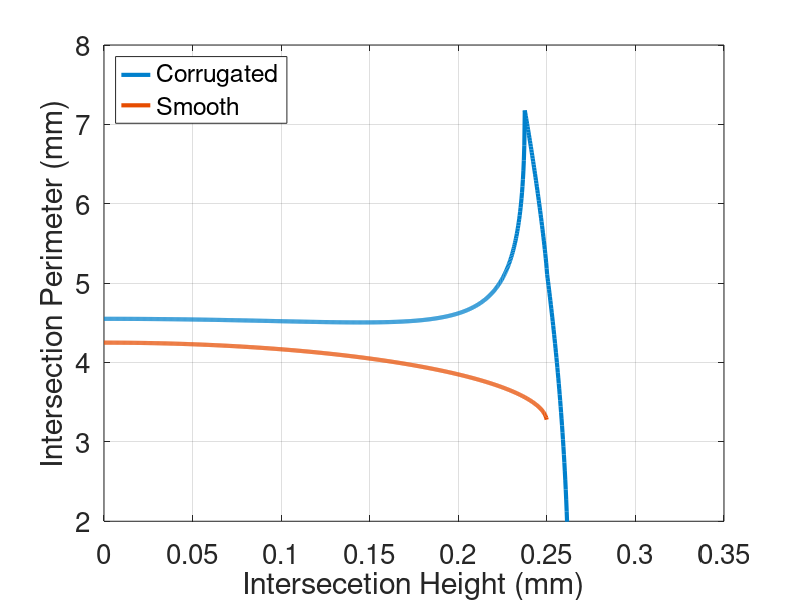

Write MATLAB code to recreate this figure.
close all
clear all
clc

% Parameters for the corrugated cylinder

R = 0.25;      % Offset radius [mm]
A = 0.05*R;      % Amplitude of the corrugation, assume 5% of R
lambda = 0.5*R % Wavelength of the sine wave [mm], assume 50% of R
k = 2*pi/lambda; % Wave number
numPeriods = 13; %13; % L_a/lambda Number of periods (L_a = 1.625mm)
z_end = numPeriods * lambda; % End point of z for 10 periods

% Range of y_0 values from 0 to R + A
y0_vals = linspace(0, R + A, 1000);

% Pre-allocate for perimeter values (corrugated and normal cylinder)
perimeter_corrugated = zeros(size(y0_vals));
perimeter_normal = zeros(size(y0_vals));

% Define the function for dx/dz (derivative of x with respect to z) for corrugated cylinder
dx_dz = @(z, y0) (R + A .* sin(k.*z)) .* (A * k .* cos(k.*z)) ./ sqrt((R + A .* sin(k.*z)).^2 - y0^2);

% Loop over each y_0 and calculate the perimeter using numerical integration (corrugated cylinder)
for i = 1:length(y0_vals)
    y0 = y0_vals(i);
    
    % Corrugated cylinder perimeter
    if y0 <= R + A
        % Anonymous function for the integrand
        integrand = @(z) sqrt( (dx_dz(z, y0)).^2 + 1 );

        % Set the limits for z (from 0 to z_end)
        z1 = 0;
        z2 = z_end;

        % Perform numerical integration using integral function
        %perimeter_corrugated(i) = integral(integrand, z1, z2);
        perimeter_corrugated(i) = 4 * sqrt(R^2 - y0^2) + 2*integral(integrand, z1, z2);
    else
        perimeter_corrugated(i) = NaN; % For values of y_0 beyond the physical boundary
    end
    
    % Normal cylinder perimeter
    if y0 <= R
        %perimeter_normal(i) = 2 * pi * sqrt(R^2 - y0^2);
        perimeter_normal(i) = 4 * sqrt(R^2 - y0^2) + 2*z_end;
    else
        perimeter_normal(i) = NaN; % For values of y_0 beyond the radius of the normal cylinder
    end
end

% Plot the perimeter as a function of y_0 for both cylinders
figure;
plot(y0_vals, perimeter_corrugated, 'Color', [0 0.5 0.8],  'LineWidth', 3); hold on;
plot(y0_vals, perimeter_normal, 'Color', [0.9 0.3 0], 'LineWidth', 3);
xlabel('Intersecetion Height (mm)', 'FontSize', 12);
ylabel('Intersection Perimeter (mm)', 'FontSize', 12);
%title('Intersection perimeter vs height', 'FontSize', 14);
legend('Corrugated', 'Smooth', 'Location', 'NorthWest');

set(gca, 'FontSize', 20)

set(gcf,'position',[0,0,700,500])
ylim([2 8])
%xline(0.21, 'k.');
%xline(0.22, 'k.');
%xline(0.23, 'k.');
%xline(0.24, 'k.');
%xline(0.25, 'k.');
grid on;
